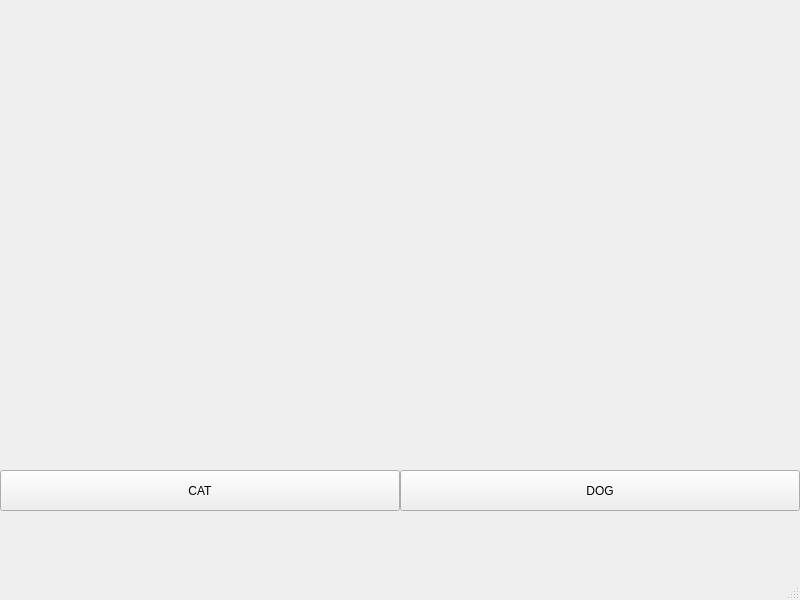
<?xml version="1.0" encoding="UTF-8"?>
<ui version="4.0">
 <class>MainWindow</class>
 <widget class="QMainWindow" name="MainWindow">
  <property name="geometry">
   <rect>
    <x>0</x>
    <y>0</y>
    <width>800</width>
    <height>600</height>
   </rect>
  </property>
  <property name="windowTitle">
   <string>MainWindow</string>
  </property>
  <widget class="QWidget" name="centralwidget">
   <widget class="QLabel" name="photo">
    <property name="geometry">
     <rect>
      <x>0</x>
      <y>0</y>
      <width>801</width>
      <height>471</height>
     </rect>
    </property>
    <property name="text">
     <string/>
    </property>
    <property name="pixmap">
     <pixmap>cat.jpg</pixmap>
    </property>
    <property name="scaledContents">
     <bool>true</bool>
    </property>
   </widget>
   <widget class="QPushButton" name="cat">
    <property name="geometry">
     <rect>
      <x>0</x>
      <y>470</y>
      <width>400</width>
      <height>41</height>
     </rect>
    </property>
    <property name="text">
     <string>CAT</string>
    </property>
   </widget>
   <widget class="QPushButton" name="dog">
    <property name="geometry">
     <rect>
      <x>400</x>
      <y>470</y>
      <width>400</width>
      <height>41</height>
     </rect>
    </property>
    <property name="text">
     <string>DOG</string>
    </property>
   </widget>
  </widget>
  <widget class="QMenuBar" name="menubar">
   <property name="geometry">
    <rect>
     <x>0</x>
     <y>0</y>
     <width>800</width>
     <height>21</height>
    </rect>
   </property>
  </widget>
  <widget class="QStatusBar" name="statusbar"/>
 </widget>
 <resources/>
 <connections/>
</ui>
